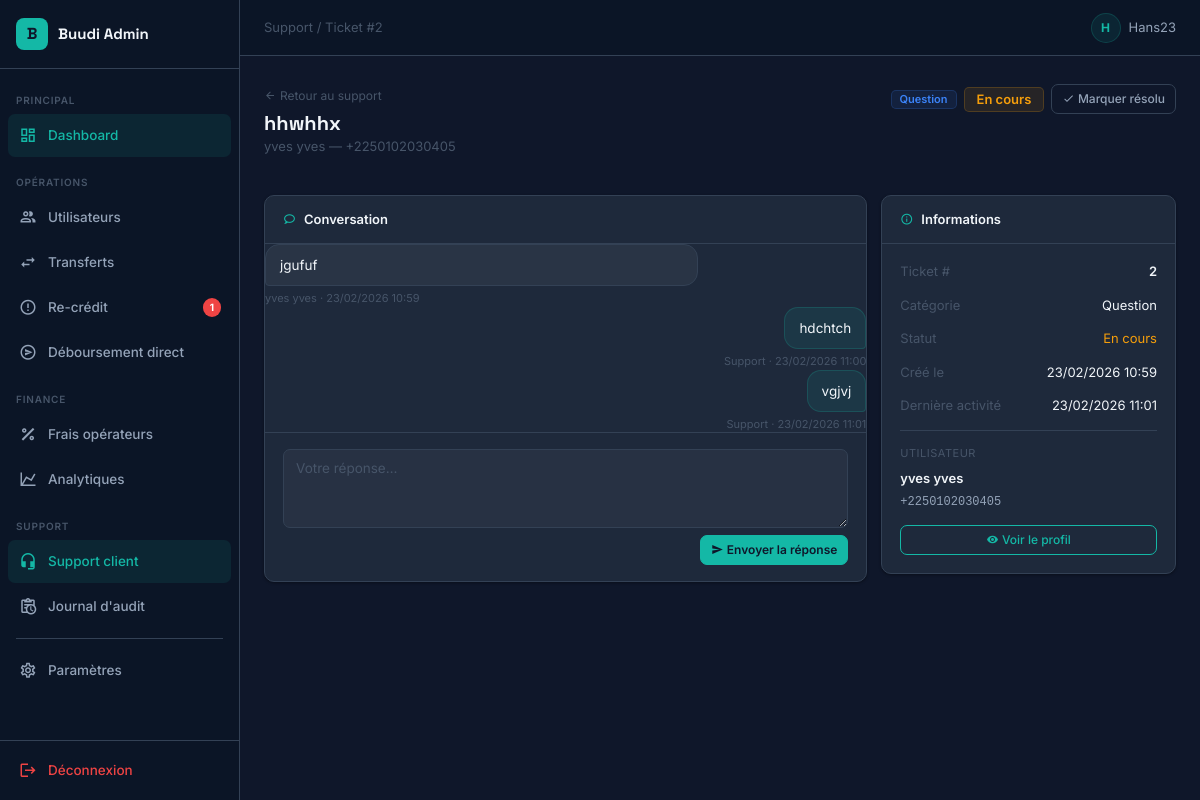
The app's page /api/dashboard/support-admin/2/ (signed in) with its own data.
### dashboard_admin/models.py (models this page shows, shortened)
class SupportTicket(models.Model):
    CATEGORIES = [
        ('reclamation', 'Réclamation'),
        ('question', 'Question'),
        ('bug', 'Bug'),
        ('autre', 'Autre'),
    ]
    STATUS = [
        ('open', 'Ouvert'),
        ('in_progress', 'En cours'),
        ('resolved', 'Résolu'),
    ]
    user = models.ForeignKey(UserProfile, on_delete=models.CASCADE, related_name='support_tickets')
    category = models.CharField(max_length=20, choices=CATEGORIES)
    subject = models.CharField(max_length=200)
    status = models.CharField(max_length=20, choices=STATUS, default='open')
    created_at = models.DateTimeField(auto_now_add=True)
    updated_at = models.DateTimeField(auto_now=True)
    class Meta:
        ordering = ['-updated_at']

class SupportMessage(models.Model):
    SENDERS = [
        ('user', 'User'),
        ('support', 'Support'),
    ]
    ticket = models.ForeignKey(SupportTicket, on_delete=models.CASCADE, related_name='messages')
    sender = models.CharField(max_length=10, choices=SENDERS)
    content = models.TextField()
    created_at = models.DateTimeField(auto_now_add=True)
    class Meta:
        ordering = ['created_at']

### users/models.py (models this page shows, shortened)
class UserProfile(models.Model):
    phone = models.CharField(max_length=15, unique=True)  # ex: 0708091011
    name = models.CharField(max_length=100)
    created_at = models.DateTimeField(auto_now_add=True)

### dashboard_admin/views.py (the view)
# urls.py: path('support-admin/<int:ticket_id>/', views.admin_support_detail, name='support_detail'),
@login_required
def admin_support_detail(request, ticket_id):
    ticket = get_object_or_404(SupportTicket, id=ticket_id)
    support_messages = ticket.messages.all()
    return render(request, 'custom_admin/admin/support_detail.html', {
        'ticket': ticket,
        'support_messages': support_messages,
    })

### dashboard_admin/context_processors.py (called while the page is built)
def recredits_count(request):
    if not request.user.is_authenticated:
        return {'pending_recredits_count': 0}
    try:
        credit_failed = Transfer.objects.filter(status='credit_failed').count()
        stuck_threshold = timezone.now() - timedelta(minutes=10)
        stuck_debited = Transfer.objects.filter(
            status='debited',
            updated_at__lt=stuck_threshold
        ).count()
        return {'pending_recredits_count': credit_failed + stuck_debited}
    except Exception:
        return {'pending_recredits_count': 0}

### dashboard_admin/templates/custom_admin/admin/support_detail.html (shortened to what this page needs)
{% extends 'custom_admin/base_common.html' %}
{% block breadcrumb %}<a href="{% url 'custom_admin:support_list' %}" style="color:var(--text-3);text-decoration:none;">Support</a> / Ticket #{{ ticket.id }}{% endblock %}
{% block content %}
<div class="page-header">
  <div>
    <a href="{% url 'custom_admin:support_list' %}" class="back-link"><i class="mdi mdi-arrow-left"></i>Retour au support</a>
    <h1 class="page-title">{{ ticket.subject }}</h1>
    <p class="page-subtitle">{{ ticket.user.name }} — {{ ticket.user.phone }}</p>
  </div>
  <div class="d-flex align-items-center gap-2 flex-wrap">
    {% if ticket.category == 'reclamation' %}<span class="badge bg-danger">Réclamation</span>
    {% elif ticket.category == 'question' %}<span class="badge bg-info">Question</span>
    {% elif ticket.category == 'bug' %}<span class="badge bg-warning">Bug</span>
    {% else %}<span class="badge bg-secondary">Autre</span>{% endif %}
    {% if ticket.status == 'open' %}<span class="badge bg-danger" style="font-size:13px;padding:5px 12px;">Ouvert</span>
    {% elif ticket.status == 'in_progress' %}<span class="badge bg-warning" style="font-size:13px;padding:5px 12px;">En cours</span>
    {% else %}<span class="badge bg-success" style="font-size:13px;padding:5px 12px;">Résolu</span>{% endif %}
    {% if ticket.status != 'resolved' %}
    <form method="post" action="{% url 'custom_admin:support_resolve' ticket.id %}" style="display:inline;">
      <button type="submit" class="btn btn-outline-secondary btn-sm"
              onclick="return confirm('Marquer ce ticket comme résolu ?')">
        <i class="mdi mdi-check me-1"></i>Marquer résolu
      </button>
    </form>
    {% endif %}
  </div>
</div>
<div class="row g-3">
  <div class="col-xl-8">
    <div class="card">
      <div class="card-header"><i class="mdi mdi-chat-outline text-teal"></i>Conversation</div>
      <div class="chat-wrap" id="chatWrap">
        {% for msg in support_messages %}
        <div>
          {% if msg.sender == 'user' %}
          <div class="bubble bubble-user">{{ msg.content }}</div>
          <div class="bubble-meta">{{ ticket.user.name }} · {{ msg.created_at|date:"d/m/Y H:i" }}</div>
          {% else %}
          <div style="display:flex;flex-direction:column;align-items:flex-end;">
            <div class="bubble bubble-support">{{ msg.content }}</div>
            <div class="bubble-meta">Support · {{ msg.created_at|date:"d/m/Y H:i" }}</div>
          </div>
          {% endif %}
        </div>
        {% empty %}
        <div class="text-center py-4" style="color:var(--text-3);">Aucun message</div>
        {% endfor %}
      </div>
      {% if ticket.status != 'resolved' %}
      <div style="border-top:1px solid var(--border);padding:16px 18px;">
        <form method="post" action="{% url 'custom_admin:support_reply' ticket.id %}">
          <div class="mb-2">
            <textarea name="content" class="form-control" rows="3" placeholder="Votre réponse…" required></textarea>
          </div>
          <div class="d-flex justify-content-end">
            <button type="submit" class="btn btn-primary btn-sm">
              <i class="mdi mdi-send me-1"></i>Envoyer la réponse
            </button>
          </div>
        </form>
      </div>
      {% else %}
      <div style="border-top:1px solid var(--border);padding:14px 18px;text-align:center;">
        <span style="color:var(--text-3);font-size:13px;"><i class="mdi mdi-lock-outline me-1"></i>Ce ticket est résolu — aucune réponse possible.</span>
      </div>
      {% endif %}
    </div>
  </div>
  <div class="col-xl-4">
    <div class="card">
      <div class="card-header"><i class="mdi mdi-information-outline text-teal"></i>Informations</div>
      <div class="card-body" style="font-size:13px;">
        <div class="d-flex justify-content-between mb-3">
          <span style="color:var(--text-3);">Ticket #</span>
          <span style="color:var(--text-1);font-weight:600;">{{ ticket.id }}</span>
        </div>
        <div class="d-flex justify-content-between mb-3">
          <span style="color:var(--text-3);">Catégorie</span>
          <span style="color:var(--text-1);">{{ ticket.get_category_display }}</span>
        </div>
        <div class="d-flex justify-content-between mb-3">
          <span style="color:var(--text-3);">Statut</span>
          {% if ticket.status == 'open' %}<span style="color:var(--red);">Ouvert</span>
          {% elif ticket.status == 'in_progress' %}<span style="color:var(--gold);">En cours</span>
          {% else %}<span style="color:var(--green);">Résolu</span>{% endif %}
        </div>
        <div class="d-flex justify-content-between mb-3">
          <span style="color:var(--text-3);">Créé le</span>
          <span style="color:var(--text-1);">{{ ticket.created_at|date:"d/m/Y H:i" }}</span>
        </div>
        <div class="d-flex justify-content-between">
          <span style="color:var(--text-3);">Dernière activité</span>
          <span style="color:var(--text-1);">{{ ticket.updated_at|date:"d/m/Y H:i" }}</span>
        </div>
        <hr>
        <div style="font-size:11px;color:var(--text-3);text-transform:uppercase;letter-spacing:.5px;margin-bottom:8px;">Utilisateur</div>
        <div style="font-weight:600;color:var(--text-1);margin-bottom:4px;">{{ ticket.user.name }}</div>
        <div style="font-family:monospace;font-size:12px;color:var(--text-2);">{{ ticket.user.phone }}</div>
        <div class="mt-3">
          <a href="{% url 'custom_admin:user_detail' ticket.user.id %}" class="btn btn-outline-primary btn-sm w-100">
            <i class="mdi mdi-eye me-1"></i>Voir le profil
          </a>
        </div>
      </div>
    </div>
  </div>
</div>
{% endblock %}

### dashboard_admin/templates/custom_admin/base_common.html (shortened to what this page needs)
{% load static %}
<!DOCTYPE html>
<html lang="fr">
<head>
  <link href="https://cdn.jsdelivr.net/npm/@mdi/font@7.2.96/css/materialdesignicons.min.css" rel="stylesheet">
  <link href="https://cdn.jsdelivr.net/npm/bootstrap@5.3.2/dist/css/bootstrap.min.css" rel="stylesheet">
</head>
<body>
<aside class="sidebar">
  <a href="{% url 'custom_admin:dashboard' %}" class="sidebar-logo" style="text-decoration:none;">
    <div class="sidebar-logo-icon">B</div>
    <span class="sidebar-logo-text">Buudi Admin</span>
  </a>
  <nav class="sidebar-nav">
    <div class="sidebar-section">Principal</div>
    <a href="{% url 'custom_admin:dashboard' %}"
       class="nav-item {% if '/dashboard' in request.path or request.path == '/admin/' %}active{% endif %}">
      <i class="mdi mdi-view-dashboard-outline"></i>
      <span>Dashboard</span>
    </a>
    <div class="sidebar-section">Opérations</div>
    <a href="{% url 'custom_admin:users' %}"
       class="nav-item {% if '/users' in request.path %}active{% endif %}">
      <i class="mdi mdi-account-multiple-outline"></i>
      <span>Utilisateurs</span>
    </a>
    <a href="{% url 'custom_admin:transfers' %}"
       class="nav-item {% if '/transfers' in request.path and '/recredits' not in request.path %}active{% endif %}">
      <i class="mdi mdi-swap-horizontal"></i>
      <span>Transferts</span>
    </a>
    <a href="{% url 'custom_admin:recredits' %}"
       class="nav-item {% if '/recredits' in request.path %}active{% endif %}">
      <i class="mdi mdi-alert-circle-outline"></i>
      <span>Re-crédit</span>
      {% if pending_recredits_count > 0 %}
      <span class="badge-pill">{{ pending_recredits_count }}</span>
      {% endif %}
    </a>
    <a href="{% url 'custom_admin:manual_disburse' %}"
       class="nav-item {% if '/disburse' in request.path %}active{% endif %}">
      <i class="mdi mdi-send-circle-outline"></i>
      <span>Déboursement direct</span>
    </a>
    <div class="sidebar-section">Finance</div>
    <a href="{% url 'custom_admin:fees' %}"
       class="nav-item {% if '/fees' in request.path %}active{% endif %}">
      <i class="mdi mdi-percent-outline"></i>
      <span>Frais opérateurs</span>
    </a>
    <a href="{% url 'custom_admin:revenue_analytics' %}"
       class="nav-item {% if '/revenue-analytics' in request.path %}active{% endif %}">
      <i class="mdi mdi-chart-line"></i>
      <span>Analytiques</span>
    </a>
    <div class="sidebar-section">Support</div>
    <a href="{% url 'custom_admin:support_list' %}"
       class="nav-item {% if '/support-admin' in request.path %}active{% endif %}">
      <i class="mdi mdi-headset"></i>
      <span>Support client</span>
    </a>
    <a href="{% url 'custom_admin:audit_log' %}"
       class="nav-item {% if '/audit-log' in request.path %}active{% endif %}">
      <i class="mdi mdi-clipboard-text-clock-outline"></i>
      <span>Journal d'audit</span>
    </a>
    <div class="nav-divider"></div>
    <a href="{% url 'custom_admin:settings' %}"
       class="nav-item {% if '/settings' in request.path %}active{% endif %}">
      <i class="mdi mdi-cog-outline"></i>
      <span>Paramètres</span>
    </a>
  </nav>
  <div class="sidebar-bottom">
    <a href="{% url 'custom_admin:logout' %}" class="nav-item" style="color:var(--red);">
      <i class="mdi mdi-logout"></i>
      <span>Déconnexion</span>
    </a>
  </div>
</aside>
<header class="topbar">
  <div class="topbar-left">
    <span style="font-size:13px;color:var(--text-3);">{% block breadcrumb %}Dashboard{% endblock %}</span>
  </div>
  <div class="topbar-right">
    <div class="topbar-user">
      <div class="topbar-avatar">{{ request.user.username|slice:":1"|upper }}</div>
      <span>{{ request.user.username }}</span>
    </div>
  </div>
</header>
<div class="main-wrapper">
  <div class="main-content">
    {% block content %}{% endblock %}
  </div>
</div>
</body>
</html>

### records on screen
SupportTicket: id "2", subject "hhwhhx", user.name "yves yves", user.phone "+2250102030405", category "Question", created_at "23/02/2026 10:59", updated_at "23/02/2026 11:01"
SupportMessage: content "jgufuf", created_at "23/02/2026 10:59"
SupportMessage: content "hdchtch", created_at "23/02/2026 11:00"
SupportMessage: content "vgjvj", created_at "23/02/2026 11:01"

### other values on screen
{{ pending_recredits_count }} "1"
{{ request.user.username|slice:":1"|upper }} "H"
{{ request.user.username }} "Hans23"
